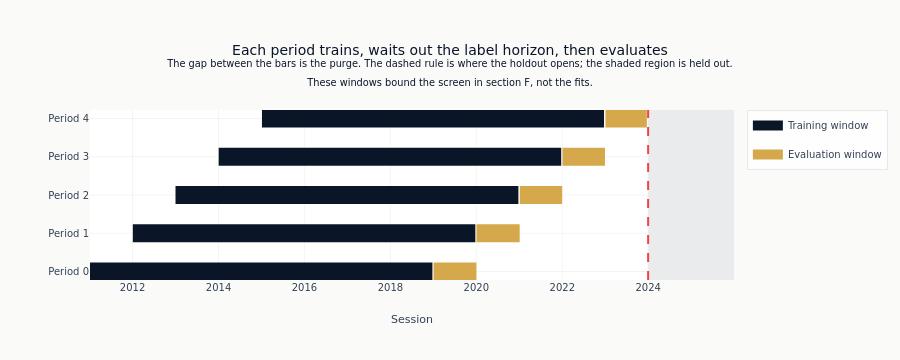

The code cell stored with this chart in its notebook:
### Markdown cell above
The figure draws the five evaluation windows and the gap in front of each. Read it as a
picture of what section F screens over, not of what bounds a fit - nothing here bounds a
fit any more. The gap between each pair of bars is the purge, sized to the label horizon
so that no training session's outcome reaches into the window a model is scored on, and
no bar crosses into the shaded holdout.

The estimation schedule is drawn separately, once the series each model reads has been
built: ARIMA at the end of C.1 and the regime chain at the end of C.3, each against its
own series, because their burn-ins are paid on series that begin at different dates.

**The file this notebook writes carries rows dated inside the holdout, and that is
deliberate.** A holdout evaluation downstream needs a feature value on those sessions.
What must not reach into the holdout is an estimate, and neither model makes one there:
both stop re-estimating at the last session before the boundary and carry that estimate
across frozen. Section E prints, column by column, what is populated where.

### Code cell
fig = go.Figure()
_span_style = {
    "Training window": COLORS["blue"],
    "Evaluation window": COLORS["amber"],
}
_seen: set[str] = set()
for split in splits:
    row = f"Period {split['fold']}"
    for kind, (start, end) in (
        ("Training window", (split["train_start"], split["train_end"])),
        ("Evaluation window", (split["val_start"], split["val_end"])),
    ):
        fig.add_trace(
            go.Scatter(
                x=[pd.Timestamp(start).isoformat(), pd.Timestamp(end).isoformat()],
                y=[row, row],
                mode="lines",
                line={"width": 18, "color": _span_style[kind]},
                name=kind,
                legendgroup=kind,
                showlegend=kind not in _seen,
            )
        )
        _seen.add(kind)

fig.add_vrect(
    x0=pd.Timestamp(HOLDOUT_START).isoformat(),
    x1=pd.Timestamp(df["timestamp"].max()).isoformat(),
    fillcolor=COLORS["neutral"],
    opacity=0.10,
    line_width=0,
    layer="below",
)
fig.add_vline(
    x=pd.Timestamp(HOLDOUT_START).isoformat(), line_dash="dash", line_color=COLORS["negative"]
)
fig.update_layout(
    title=(
        "Each period trains, waits out the label horizon, then evaluates"
        "<br><sup>The gap between the bars is the purge. The dashed rule is where the "
        "holdout opens; the shaded region is held out."
        "<br>These windows bound the screen in section F, not the fits.</sup>"
    ),
    xaxis_title="Session",
    yaxis_title="",
    height=360,
    margin={"l": 90, "t": 110},
)
show_plotly_with_alt(
    fig,
    "Horizontal timeline with one row per period, periods 0 to 4, running from about 2012 to "
    "2025. Each row shows a long dark training window followed, after a visible gap, by a "
    "shorter amber evaluation window; the gap between them is the purge that waits out the label "
    "horizon. The windows step forward period by period. A dashed vertical rule marks where the "
    "holdout opens and a shaded band covers everything after it; no evaluation window reaches "
    "into that band.",
)

### Figure 1 — Plotly figure (JSON) as saved in the notebook; plotly's stock layout.template omitted (floating-point values rounded to 4 significant figures)
{"data": [{"legendgroup": "Training window", "line": {"color": "#0a1628", "width": 18}, "mode": "lines", "name": "Training window", "showlegend": true, "type": "scatter", "x": ["2011-01-04T00:00:00", "2018-12-24T00:00:00"], "y": ["Period 0", "Period 0"]}, {"legendgroup": "Evaluation window", "line": {"color": "#D4A84B", "width": 18}, "mode": "lines", "name": "Evaluation window", "showlegend": true, "type": "scatter", "x": ["2019-01-03T00:00:00", "2020-01-02T00:00:00"], "y": ["Period 0", "Period 0"]}, {"legendgroup": "Training window", "line": {"color": "#0a1628", "width": 18}, "mode": "lines", "name": "Training window", "showlegend": false, "type": "scatter", "x": ["2012-01-03T00:00:00", "2019-12-24T00:00:00"], "y": ["Period 1", "Period 1"]}, {"legendgroup": "Evaluation window", "line": {"color": "#D4A84B", "width": 18}, "mode": "lines", "name": "Evaluation window", "showlegend": false, "type": "scatter", "x": ["2020-01-03T00:00:00", "2021-01-04T00:00:00"], "y": ["Period 1", "Period 1"]}, {"legendgroup": "Training window", "line": {"color": "#0a1628", "width": 18}, "mode": "lines", "name": "Training window", "showlegend": false, "type": "scatter", "x": ["2012-12-31T00:00:00", "2020-12-24T00:00:00"], "y": ["Period 2", "Period 2"]}, {"legendgroup": "Evaluation window", "line": {"color": "#D4A84B", "width": 18}, "mode": "lines", "name": "Evaluation window", "showlegend": false, "type": "scatter", "x": ["2021-01-05T00:00:00", "2021-12-31T00:00:00"], "y": ["Period 2", "Period 2"]}, {"legendgroup": "Training window", "line": {"color": "#0a1628", "width": 18}, "mode": "lines", "name": "Training window", "showlegend": false, "type": "scatter", "x": ["2014-01-02T00:00:00", "2021-12-23T00:00:00"], "y": ["Period 3", "Period 3"]}, {"legendgroup": "Evaluation window", "line": {"color": "#D4A84B", "width": 18}, "mode": "lines", "name": "Evaluation window", "showlegend": false, "type": "scatter", "x": ["2022-01-03T00:00:00", "2022-12-30T00:00:00"], "y": ["Period 3", "Period 3"]}, {"legendgroup": "Training window", "line": {"color": "#0a1628", "width": 18}, "mode": "lines", "name": "Training window", "showlegend": false, "type": "scatter", "x": ["2015-01-05T00:00:00", "2022-12-22T00:00:00"], "y": ["Period 4", "Period 4"]}, {"legendgroup": "Evaluation window", "line": {"color": "#D4A84B", "width": 18}, "mode": "lines", "name": "Evaluation window", "showlegend": false, "type": "scatter", "x": ["2023-01-03T00:00:00", "2023-12-21T00:00:00"], "y": ["Period 4", "Period 4"]}], "layout": {"height": 360, "margin": {"l": 90, "t": 110}, "shapes": [{"fillcolor": "#334155", "layer": "below", "line": {"width": 0}, "opacity": 0.1, "type": "rect", "x0": "2024-01-01T00:00:00", "x1": "2025-12-31T00:00:00", "xref": "x", "y0": 0, "y1": 1, "yref": "y domain"}, {"line": {"color": "#ef4444", "dash": "dash"}, "type": "line", "x0": "2024-01-01T00:00:00", "x1": "2024-01-01T00:00:00", "xref": "x", "y0": 0, "y1": 1, "yref": "y domain"}], "title": {"text": "Each period trains, waits out the label horizon, then evaluates<br><sup>The gap between the bars is the purge. The dashed rule is where the holdout opens; the shaded region is held out.<br>These windows bound the screen in section F, not the fits.</sup>"}, "xaxis": {"title": {"text": "Session"}}, "yaxis": {"title": {"text": ""}}}}
